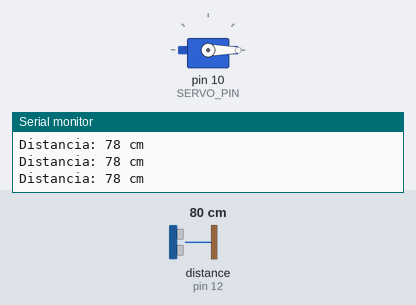
This sketch was run on a simulated Arduino Uno, built with avr-gcc and run on an emulated ATmega328P. Shown: servo, the last lines printed to the serial monitor. Wiring (from diagram.json): ultrasonic range finder: trigger pin 11; echo pin 12. The inputs (shaded band) are chosen by the test bench; at power-on: distance to the obstacle (sensor on pin 12) 80 cm. The echo pulse lasts 58.3 µs per cm.

Above: at 1.2 s.
1.3 s: distance to the obstacle (sensor on pin 12) set to 33 cm
2.8 s: distance to the obstacle (sensor on pin 12) set to 28 cm
At 3.5 s:
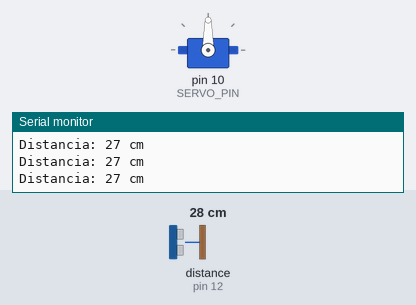
4.3 s: distance to the obstacle (sensor on pin 12) set to 35 cm
At 5.5 s:
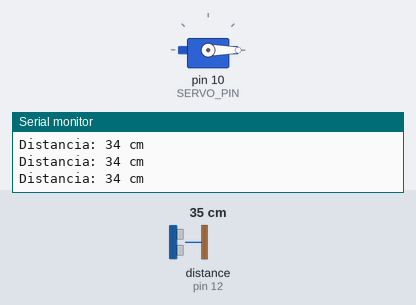
5.9 s: distance to the obstacle (sensor on pin 12) set to 2 cm
At 7.5 s:
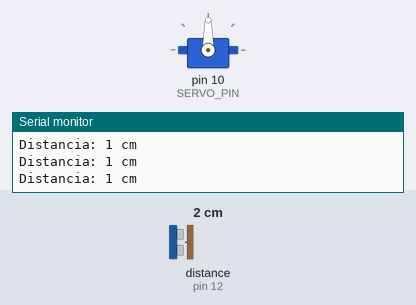
Timing chart, 0 to 8.6 s (numbered marks = the images above; inputs shaded):
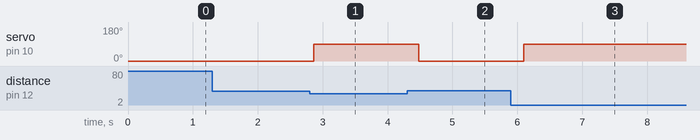

The sketch:

main.ino
```cpp
#include <Servo.h>

#define TRIG_PIN 11
#define ECHO_PIN 12
#define SERVO_PIN 10

const int DISTANCE_THRESHOLD = 30; // cm para abrir portão

Servo gateServo;

void setup() {
  Serial.begin(9600);
  pinMode(TRIG_PIN, OUTPUT);
  pinMode(ECHO_PIN, INPUT);
  gateServo.attach(SERVO_PIN);
  gateServo.write(0); // Portão fechado inicialmente
}

long readDistance() {
  digitalWrite(TRIG_PIN, LOW);
  delayMicroseconds(2);
  digitalWrite(TRIG_PIN, HIGH);
  delayMicroseconds(10);
  digitalWrite(TRIG_PIN, LOW);
  long duration = pulseIn(ECHO_PIN, HIGH);
  long distance = duration * 0.034 / 2;
  return distance;
}

void loop() {
  long distance = readDistance();
  Serial.print("Distancia: ");
  Serial.print(distance);
  Serial.println(" cm");

  if (distance > 0 && distance < DISTANCE_THRESHOLD) {
    gateServo.write(90); // Abre portão
  } else {
    gateServo.write(0);  // Fecha portão
  }
  delay(200);
}
```

Measured:
- the behaviour switches between 31 and 30 cm on distance to the obstacle (sensor on pin 12) (found by bisection; images 0 and 1)
- after the input at 2.8 s, servo on pin 10 (SERVO_PIN): 0° → 90° after 0.06 s
- after the input at 4.3 s, servo on pin 10 (SERVO_PIN): 90° → 0° after 0.18 s
- after the input at 5.9 s, servo on pin 10 (SERVO_PIN): 0° → 90° after 0.20 s
